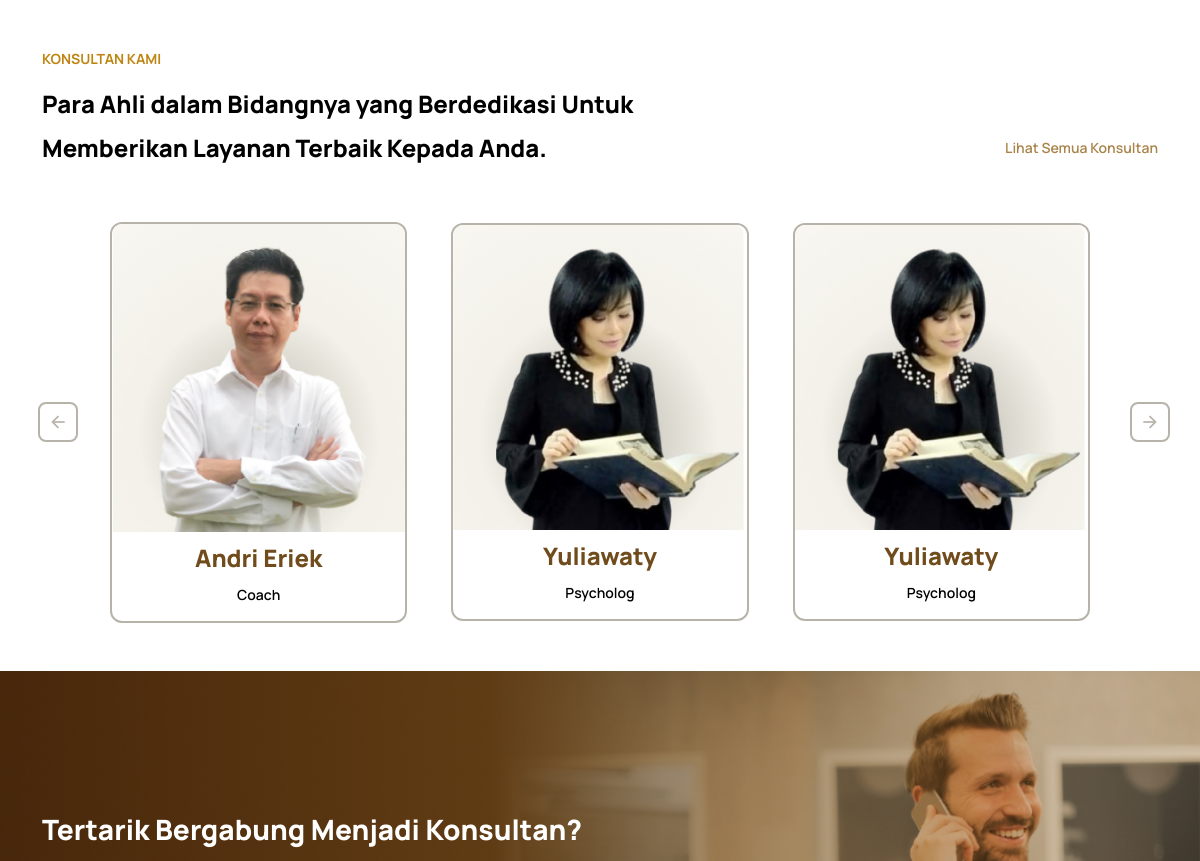
Before: / (middle part) with the older database file.
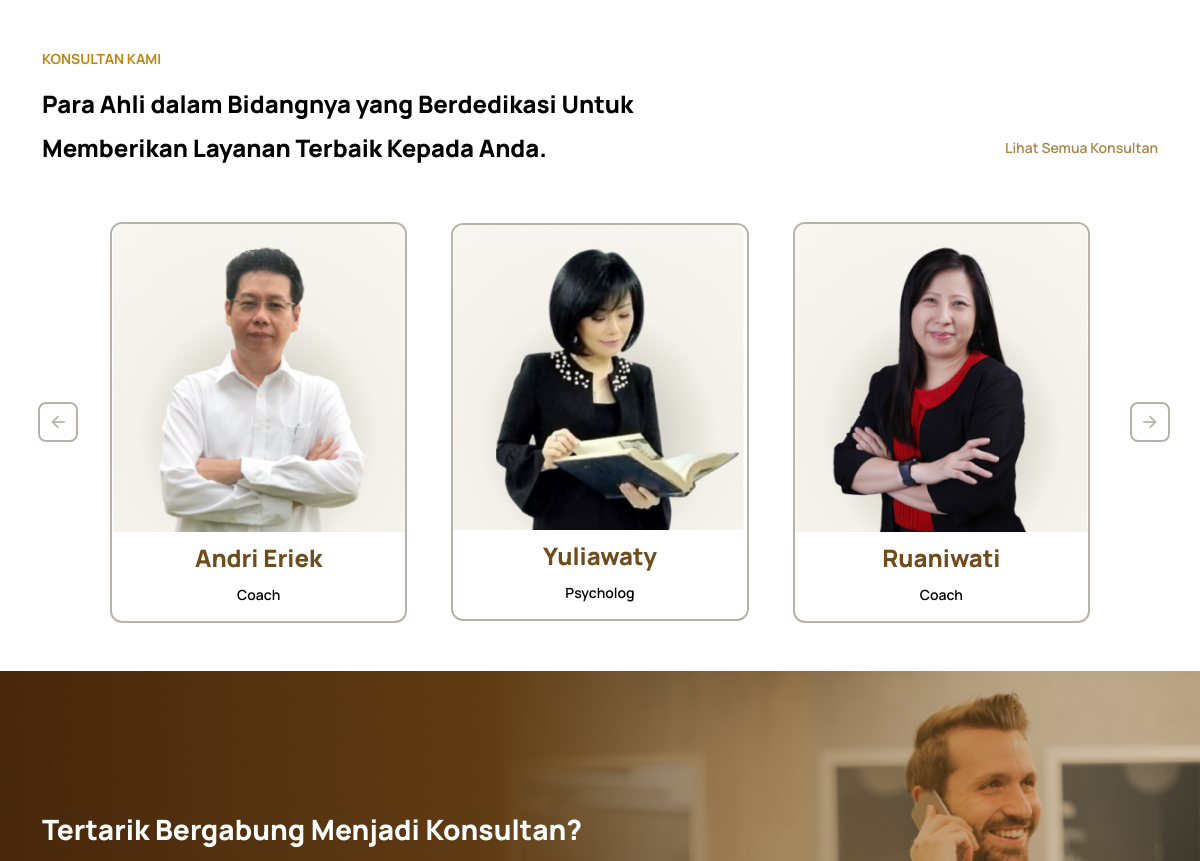
After: the same page with the newer database file.
### tables this page shows
CREATE TABLE `consultant` (
  `id` int(8) NOT NULL,
  `name` varchar(20) NOT NULL,
  `profesi` varchar(20) NOT NULL,
  `profile` text NOT NULL,
  `photo` varchar(225) NOT NULL,
  `alamat` text NOT NULL,
  `email` varchar(100) NOT NULL,
  `no_handphone` varchar(12) NOT NULL,
  `link_group` varchar(255) NOT NULL,
  `perusahaan` varchar(100) NOT NULL,
  `sertifikasi` varchar(255) NOT NULL,
  `sertif_start` date DEFAULT NULL,
  `sertif_end` date DEFAULT NULL,
  `akun_media` varchar(100) NOT NULL,
  `jumlah_client` int(11) NOT NULL,
  `spesialisasi` varchar(50) NOT NULL,
  `program_id` int(11) DEFAULT NULL
);

### application/controllers/HomeController.php (called while the page is built, shortened)
<?php
class HomeController extends CI_Controller
{
    public function index()
    {
        $this->load->model("ConsultantModel");
        $this->load->model("SeminarModel");
        $this->load->model("ProgramModel");
        $data = [
            'program' => $this->ProgramModel->get4Program(),
            'consultant' => $this->ConsultantModel->get3Consultant(),
            'service' => $this->ProgramModel->typeService(),
            'page_title' => 'Home',
            'user' => $this->db->get_where('users', ['email' => $this->session->userdata('email')])->row_array(),
        ];
        $this->load->view('home', $data);
    }
}

### index.php (called while the page is built, shortened)
<?php
require_once BASEPATH.'core/CodeIgniter.php';

### application/models/ConsultantModel.php (called while the page is built, shortened)
<?php
class ConsultantModel extends CI_MOdel
{
    public function get3Consultant()
    {
        $this->db->limit(3);
        $query = $this->db->get('consultant');
        return $query->result();
    }
}

### application/views/home.php (the view, shortened to what this page needs)
<!DOCTYPE html>
<html lang="en">
<head>
    <?php $this->load->view("_partials/head.php") ?>
    <link rel="stylesheet" href="<?php echo base_url('assets/css/home.css'); ?>">
    <link rel="stylesheet" href="<?php echo base_url('assets/css/' . $page_title . '.css'); ?>">
</head>
<body>
    <section id="our-consultant" class="section-p1">
        <div class="container my-5">
            <div class="my-5 title-box">
                <div>
                    <span>Konsultan Kami</span>
                    <h6 class="mt-3">Para Ahli dalam Bidangnya yang Berdedikasi Untuk </h6>
                    <h6>Memberikan Layanan Terbaik Kepada Anda.</h6>
                </div>
                <a href="<?php echo site_url('./consultation') ?>">
                    <p class="detail-text">Lihat Semua Konsultan</p>
                </a>
            </div>
            <div class="row our-gap display-default">
                <div class="box-icon">
                    <i class="ri-arrow-left-line"></i>
                </div>
                <?php foreach ($consultant as $item) : ?>
                <div class="col">
                    <div class="card card-our-consultant">
                        <a href="<?php echo 'detail-consultant/' . $item->id ?>"
                            class="d-flex flex-column align-items-center justify-content-center">
                            <img src="<?php echo base_url('assets/img/consultant/' . $item->photo) ?>" alt="">
                            <h6 class="pt-2"><?php echo $item->name ?></h6>
                            <p class=""><?php echo $item->profesi ?></p>
                        </a>
                    </div>
                </div>
                <?php endforeach; ?>
                <div class="box-icon">
                    <i class="ri-arrow-right-line"></i>
                </div>
            </div>
        </div>
    </section>
    <section id="tobe-consultant">
        <div class="title-box">
            <img src="<?php echo base_url('assets/img/tobe-consultant.jpg') ?>" alt="">
            <div class="container tobe-consultant-box">
                <div class="col-md-6">
                    <h5>Tertarik Bergabung Menjadi Konsultan?</h5>
                </div>
            </div>
        </div>
    </section>
</body>
</html>

### application/views/_partials/head.php (shortened to what this page needs)
<link href="https://cdn.jsdelivr.net/npm/remixicon@2.5.0/fonts/remixicon.css" rel="stylesheet" />
<link href="https://cdn.jsdelivr.net/npm/bootstrap@5.0.2/dist/css/bootstrap.min.css" rel="stylesheet" />
<link href="https://cdn.jsdelivr.net/npm/bootstrap-icons@1.10.3/font/bootstrap-icons.css" rel="stylesheet" />
<link href="https://unpkg.com/boxicons@2.1.4/css/boxicons.min.css" rel="stylesheet" />
<link rel="stylesheet" href="<?php echo base_url('assets/css/main.css'); ?>">
<link rel="stylesheet" href="<?php echo base_url('assets/css/_partials/navbar.css'); ?>">
<link rel="stylesheet" href="<?php echo base_url('assets/css/_partials/footer.css'); ?>">
<link rel="stylesheet" href="<?php echo base_url('assets/css/_partials/button.css'); ?>">
<link rel="stylesheet" href="<?php echo base_url('assets/css/_partials/pagination.css'); ?>">

### assets/css/main.css (style rules this page uses)
:root { --header-height: 4.5rem; --body-font: "Manrope"; --larger-font-size: 1.25rem; --large-font-size: 1rem; --normal-font-size: 0.875rem; --small-font-size: 0.813rem; --smaller-font-size: 0.75rem; --line-normal: var(--line-normal); --font-medium: 600; --font-semi-bold: 700; --font-bold: 900; --z-tooltip: 10; --z-fixed: 100; --white-color: #ffffff; --black-color: #000000; --primary-color-1: #f7eed2; --primary-color-2: #f0dba8; --primary-color-3: #d4b374; --primary-color-4: #a9844a; --primary-color-5: #704c1c; --primary-color-6: #603c14; --primary-color-7: #502e0e; --primary-color-8: #402108; --primary-color-9: #351805; --secondary-color-1: #fbf2cd; --secondary-color-2: #f8e39d; --secondary-color-3: #ebc96a; --secondary-color-4: #d8ac44; --secondary-color-5: #be8511; --secondary-color-6: #a36c0c; --secondary-color-7: #885508; --secondary-color-8: #402108; --secondary-color-9: #351805; --gray-color-1: #f9f8f4; --gray-color-2: #f3f1e9; --gray-color-3: #dbd7ce; --gray-color-4: #b7b3a9; --gray-color-5: #65625b; --gray-color-6: #565042; --gray-color-7: #483f2d; --gray-color-8: #3a2e1d; --gray-color-9: #302311; --danger-color-1: #fef2f2; --danger-color-2: #fee2e2; --danger-color-3: #fecaca; --danger-color-4: #fca5a5; --danger-color-5: #fca5a5; --danger-color-6: #ef4444; --danger-color-7: #dc2626; --danger-color-8: #b91c1c; --danger-color-9: #991b1b; --warning-color-1: #fefce8; --warning-color-2: #fef9c3; --warning-color-3: #fef08a; --warning-color-4: #fde047; --warning-color-5: #facc15; --warning-color-6: #eab308; --warning-color-7: #ca8a04; --warning-color-8: #a16207; --warning-color-9: #854d0e; --success-color-1: #f0fdf4; --success-color-2: #dcfce7; --success-color-3: #bbf7d0; --success-color-4: #86efac; --success-color-5: #4ade80; --success-color-6: #22c55e; --success-color-7: #16a34a; --success-color-8: #15803d; --success-color-9: #166534; --normal-color-1: #eff6ff; --normal-color-2: #dbeafe; --normal-color-3: #bfdbfe; --normal-color-4: #93c5fd; --normal-color-5: #60a5fa; --normal-color-6: #3b82f6; --normal-color-7: #2563eb; --normal-color-8: #1d4ed8; --normal-color-9: #1e40af; }
body { width: 100%; color: var(--black-color); font-family: var(--body-font); }
h5 { font-size: 1.75rem; font-weight: var(--font-bold); line-height: var(--line-normal); }
h6 { font-size: 1.5rem; font-weight: var(--font-bold); line-height: var(--line-normal); }
p { font-size: var(--normal-font-size); font-weight: var(--font-medium); line-height: var(--line-normal); color: var(--black-color); }
span { font-size: var(--normal-font-size); font-weight: var(--font-semi-bold-bold); line-height: var(--line-normal); color: var(--black-color); }
a { font-size: var(--normal-font-size); text-decoration: none; color: var(--primary-color-5); }
.display-default { display: flex; justify-content: center; align-items: center; }
.our-gap { column-gap: 20px; }
.box-icon { width: 45px; height: 45px; font-size: 20px; margin-left: 8px; border-radius: 8px; display: flex; justify-content: center; align-items: center; border: 2px solid var(--gray-color-4); color: var(--gray-color-4); cursor: pointer; }
.title-box { display: flex; justify-content: space-between; align-items: flex-end; }
.detail-text { color: var(--primary-color-4); }

### assets/css/home.css (style rules this page uses)
:where( #about-us, #our-service, #our-consultant, #our-program, #blog, #testimoni ) span { font-weight: bold; color: var(--secondary-color-5); text-transform: uppercase; }
#our-consultant .box-icon { width: 40px; height: 40px; border-radius: 8px; border: 2px solid var(--gray-color-4); display: flex; justify-content: center; align-items: center; cursor: pointer; }
#our-consultant .card-our-consultant, #our-program .card-our-program, #blog .card-blog { padding: 0; display: flex; align-items: center; border: 2px solid var(--gray-color-4); border-radius: 12px; overflow: hidden; position: relative; }
#our-consultant .card-our-consultant img, #our-program .card-our-program img, #blog .card-blog img { width: 100%; }
#our-consultant .card-our-consultant, #our-program .card-our-program, #blog .card-blog { height: 100%; }
#tobe-consultant h5, #tobe-consultant p { color: white; }
#tobe-consultant { position: relative; }
#tobe-consultant img { width: 100%; height: 500px; object-fit: cover; }
#tobe-consultant .tobe-consultant-box, #testimoni .testimoni-box { position: absolute; top: 50%; left: 50%; transform: translate(-50%, -50%); }

Changed rows visible on the page:
removed consultant: photo (picture), name "Yuliawaty", profesi "Psycholog"
now on this page (row edited): consultant: photo (picture), name "Ruaniwati", profesi "Coach"
